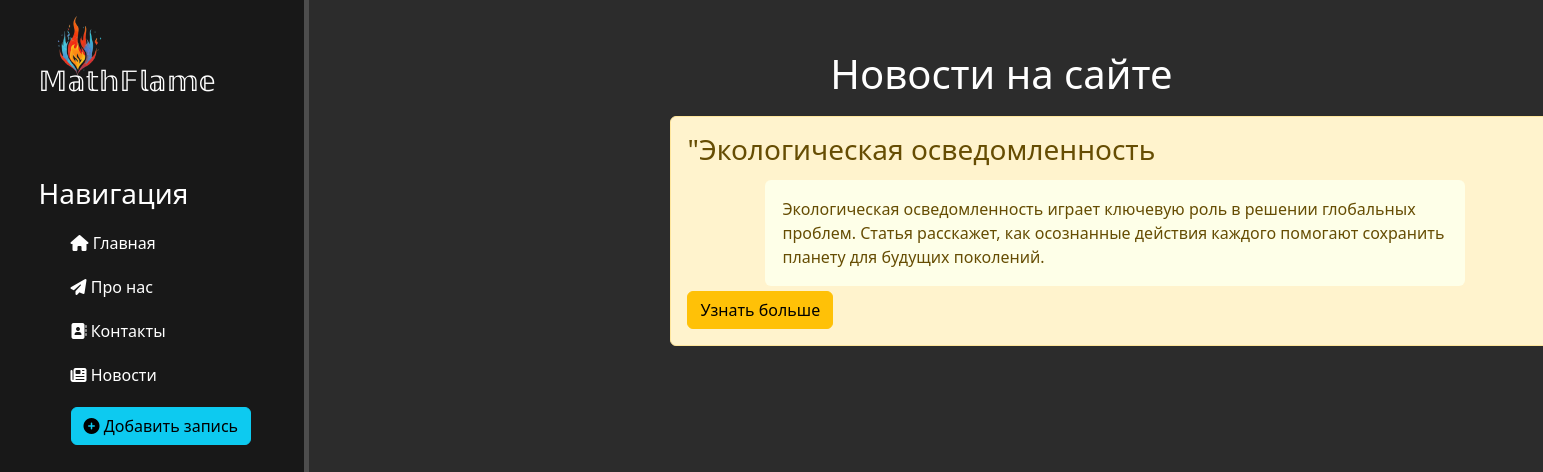
Page /news/ on the committed database.
### news/models.py (models this page shows, shortened)
class Articles(models.Model):
    title = models.CharField('Название', max_length=50)
    anons = models.CharField('Анонс', max_length=250)
    full_text = models.TextField('Статья')
    date = models.DateTimeField('Дата публикации')
    class Meta:
        verbose_name = 'Новости'
        verbose_name_plural = 'Новости'

### news/views.py (the view)
# urls.py: path('', views.news_home, name="news_home"),
def news_home(request):
    news = Articles.objects.order_by('-date')
    return render(request, 'news/news_home.html', {'news':news})

### news/templates/news/news_home.html (shortened to what this page needs)
{% extends 'main/layout.html' %}
{% block content %}
    <div class="features">
        <h1>Новости на сайте</h1>
        {% if news %}
            {% for el in news %}
                <div class="alert alert-warning">
                    <h3>{{ el.title }}</h3>
                    <div class="alert alert-warning1">
                        <p1>{{ el.anons }}</p1>
                    </div>
                    <a href="{% url 'news-detail' el.id %}" class="btn btn-warning">Узнать больше</a>
                </div>
            {% endfor %}
        {% else %}
            <p>У вас нет записей!</p>
        {% endif %}
    </div>
{% endblock %}

### main/templates/main/layout.html (shortened to what this page needs)
{% load static %}
<!doctype html>
<html lang="ru">
<head>
    <link rel="stylesheet" href="https://cdn.jsdelivr.net/npm/bootstrap@5.3.3/dist/css/bootstrap.min.css">
    <link rel="stylesheet" href="{% static 'main/css/main.css' %}">
    <link rel="stylesheet" href="https://use.fontawesome.com/releases/v6.7.0/css/all.css">
</head>
<body>
    <aside>
        <img src="{% static 'main/img/openart.png' %}" alt="Лого">
        <span class="logo" ><h3>𝕄𝕒𝕥𝕙𝔽𝕝𝕒𝕞𝕖</h3></span>
        <h3>Навигация</h3>
        <ul>
            <a href="{% url 'home' %}"><li><i class="fa-solid fa-house"></i> Главная</li></a>
            <a href="{% url 'about' %}"><li><i class="fa-solid fa-paper-plane"></i> Про нас</li></a>
            <a href=""><li><i class="fa-solid fa-address-book"></i> Контакты</li></a>
            <a href="{% url 'news_home' %}"><li><i class="fa-duotone fa-solid fa-newspaper"></i> Новости</li></a>
            <a href="{% url 'create' %}"><li><button class="btn btn-info"><i class='fas fa-plus-circle'></i> Добавить запись</button></li></a>
        </ul>
    </aside>
    <main>
        {% block content %}
        {% endblock %}
    </main>
</body>
</html>

### main/static/main/css/main.css (style rules this page uses)
body { background: #2c2c2c ; }
aside { float: left; background: #181818; width: 20%; padding: 2.5%; height: 100vh; color: #fff; border-right: 5px solid #4d4d4d; position: fixed; }
aside img { width: 80px; float: left; position: relative; top: -30px; }
aside .logo { front-size: 10px; margin-left: 10px; front-weight: bold; position: relative; top: -55px; }
aside h3 { margin-top: 25px; front-size: 25px; }
aside ul { list-style: none }
aside ul li { color: #fff; display: block; margin-top: 20px; transition: transform .25s ease; }
aside ul li, aside ul a { text-decoration: none; }
main .features { color: #fff; float: left; margin-top: 50px; margin-left: 500px; text-align: center; width: 65%; }
main .features h1 { front-size: 50px }
.alert-warning { float: left; clear: both; width: 900px; margin: 10px 17%; text-align: left; }
.alert-warning1 { background: #feffe8; float: left; clear: both; width: 700px; margin: 5px 9%; text-align: left; }

### rows in the picture
Articles: title "\"Экологическая осведомленность", anons "Экологическая осведомленность играет ключевую роль в решении глобальных проблем. Статья расскажет, как осознанные действия каждого помогают сохранить планету для будущих поколений."
